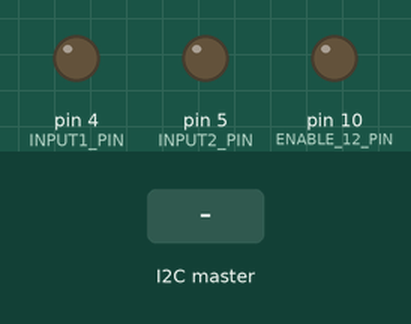
Simulated run of this sketch. Board: Arduino Uno, built with avr-gcc and run on an emulated ATmega328P. On the bench: output pins drawn as LEDs (lit = HIGH). Inputs (shaded band) come from the test bench.

Above: at 1.2 s.
1.3 s: the I2C master sends the byte 1
At 1.7 s:
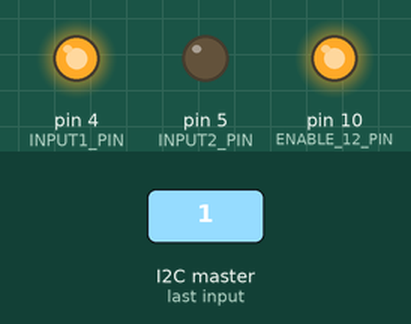
2.8 s: the I2C master sends the byte 90
At 4.0 s:
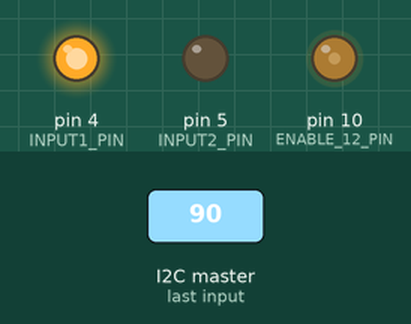
4.3 s: the I2C master sends the byte 200
At 5.2 s:
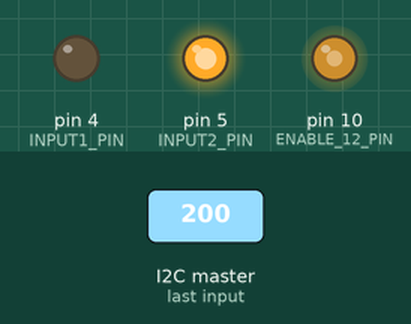
Timing chart, 0 to 7.3 s (numbered marks = the images above; inputs shaded):
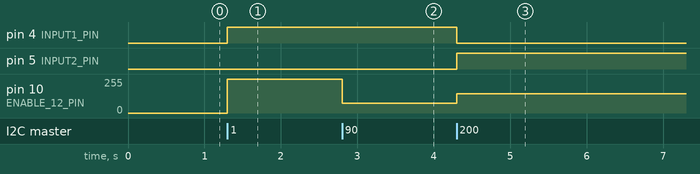

The sketch:

dcSlave.ino
```cpp
// DC SLAVE
#include <Wire.h>

#define SLAVE_ADDRESS 67
#define INPUT1_PIN 4
#define INPUT2_PIN 5
#define ENABLE_12_PIN 10

int speed;

void setup()
{
  Wire.begin(SLAVE_ADDRESS);
  Wire.onReceive(receiveEvent);
  pinMode(INPUT1_PIN, OUTPUT);
  pinMode(INPUT2_PIN, OUTPUT);
  pinMode(ENABLE_12_PIN, OUTPUT);
}

void receiveEvent(int howMany)
{
  if (Wire.available())
  {
    int value = Wire.read();
    if (value > 127)
    {
      speed = map(value, 128, 255, 0, 255);
      digitalWrite(INPUT1_PIN, LOW);
      digitalWrite(INPUT2_PIN, HIGH);
    }
    else
    {
      speed = map(value, 0, 127, 255, 1);
      digitalWrite(INPUT1_PIN, HIGH);
      digitalWrite(INPUT2_PIN, LOW);
    }
    analogWrite(ENABLE_12_PIN, speed);
  }
}

void loop()
{
  delay(50);
}
```

Measured:
- after the input at 1.3 s, pin 4 (INPUT1_PIN): LOW → HIGH at once; pin 10 (ENABLE_12_PIN): 0/255 → 253/255 at once
- after the input at 2.8 s, pin 10 (ENABLE_12_PIN): 253/255 → 75/255 at once
- after the input at 4.3 s, pin 4 (INPUT1_PIN): HIGH → LOW at once; pin 5 (INPUT2_PIN): LOW → HIGH at once; pin 10 (ENABLE_12_PIN): 75/255 → 144/255 at once
